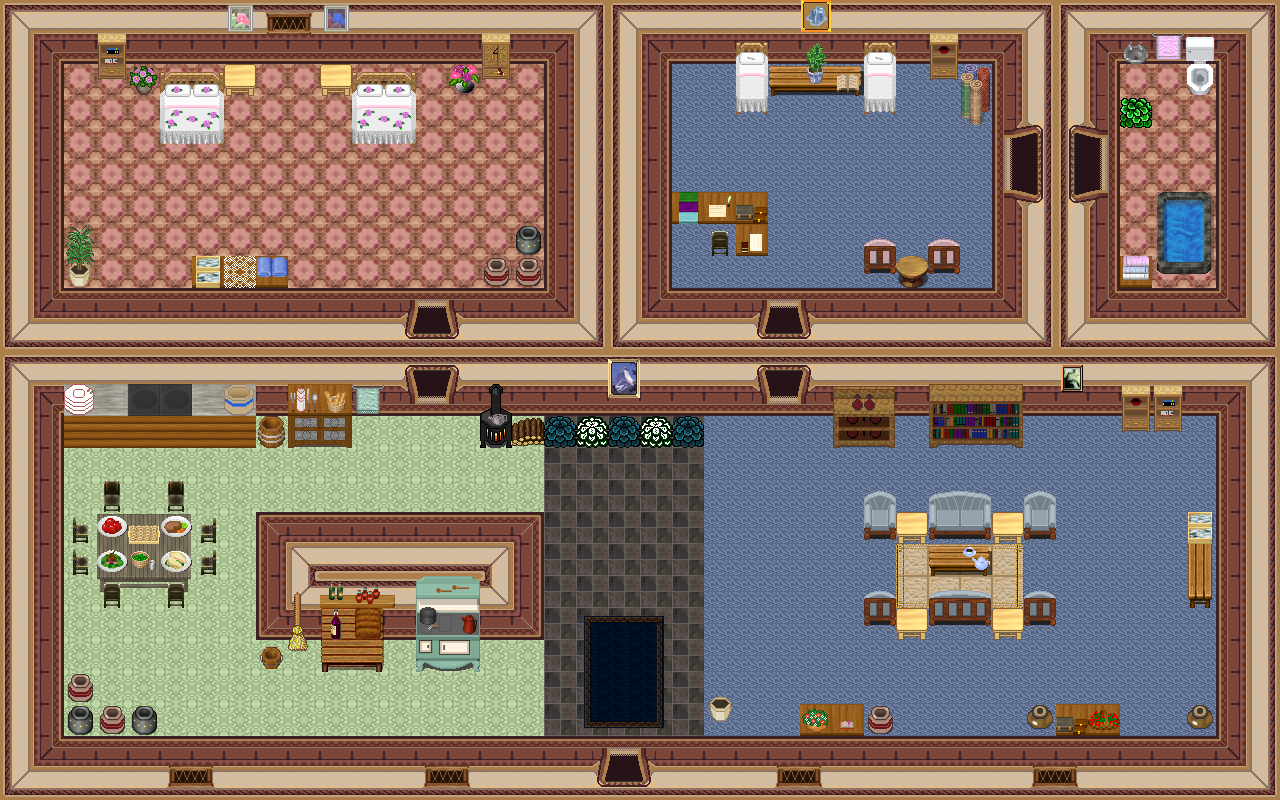

This is a level from a 2D game, rendered from its Tiled map with the project's own tilesets. A one-line summary and the map file follow, with tile-layer data summarised:
An orthogonal 40x25 tile map with 32x32 px tiles, 4 tile layers (0_floor, 1_terrain, 2_object, 3_roof), 3 hidden layers not drawn, 64 tilesets.

<map version="1.0" tiledversion="1.1.3" orientation="orthogonal" renderorder="right-down" width="40" height="25" tilewidth="32" tileheight="32" infinite="0" nextobjectid="1">
 <tileset firstgid="1" name="floor oriental tile" tilewidth="32" tileheight="32" tilecount="1" columns="1">
  <image source="../../tileset/ground/indoor/oriental_tan_tile.png" width="32" height="32" />
 </tileset>
 <tileset firstgid="2" name="carpet pink " tilewidth="32" tileheight="32" tilecount="12" columns="3">
  <image source="../../tileset/furniture/carpet/pink_rug.png" width="96" height="128" />
 </tileset>
 <tileset firstgid="14" name="wall red" tilewidth="32" tileheight="32" tilecount="16" columns="4">
  <image source="../../tileset/building/wall/int_wall_dark_red.png" width="128" height="128" />
 </tileset>
 <tileset firstgid="30" name="int red wall" tilewidth="32" tileheight="32" tilecount="16" columns="4">
  <image source="../../tileset/building/wall/int_wall_dark_red_corners.png" width="128" height="128" />
 </tileset>
 <tileset firstgid="46" name="int red wall corners" tilewidth="32" tileheight="32" tilecount="8" columns="2">
  <image source="../../tileset/building/wall/int_wall_dark_red_corners_2.png" width="64" height="128" />
 </tileset>
 <tileset firstgid="54" name="windows" tilewidth="32" tileheight="32" tilecount="16" columns="4">
  <image source="../../tileset/building/window/int_windows_dark_red.png" width="128" height="128" />
 </tileset>
 <tileset firstgid="70" name="dark red ns" tilewidth="32" tileheight="32" tilecount="12" columns="3">
  <image source="../../tileset/building/entrance/dark_red_ns.png" width="96" height="128" />
 </tileset>
 <tileset firstgid="82" name="brush" tilewidth="32" tileheight="32" tilecount="3" columns="1">
  <image source="../../tileset/item/brush.png" width="32" height="96" />
 </tileset>
 <tileset firstgid="85" name="red wine" tilewidth="32" tileheight="32" tilecount="4" columns="2">
  <image source="../../tileset/item/drink/red_wine.png" width="64" height="64" />
 </tileset>
 <tileset firstgid="89" name="food meals 1" tilewidth="32" tileheight="32" tilecount="2" columns="2">
  <image source="../../tileset/item/food/meals_1.png" width="64" height="32" />
 </tileset>
 <tileset firstgid="91" name="food meals 2" tilewidth="32" tileheight="32" tilecount="2" columns="1">
  <image source="../../tileset/item/food/meals_2.png" width="32" height="64" />
 </tileset>
 <tileset firstgid="93" name="pot burgundy" tilewidth="32" tileheight="32" tilecount="1" columns="1">
  <image source="../../tileset/item/pot/pot_burgundy.png" width="32" height="32" />
 </tileset>
 <tileset firstgid="94" name="pot grey" tilewidth="32" tileheight="32" tilecount="1" columns="1">
  <image source="../../tileset/item/pot/pot_grey.png" width="32" height="32" />
 </tileset>
 <tileset firstgid="95" name="pot on stone" tilewidth="32" tileheight="32" tilecount="1" columns="1">
  <image source="../../tileset/item/pot/pot_on_stone.png" width="32" height="32" />
 </tileset>
 <tileset firstgid="96" name="carpets rug border" tilewidth="32" tileheight="32" tilecount="9" columns="3">
  <image source="../../tileset/furniture/carpet/rug_border.png" width="96" height="96" />
 </tileset>
 <tileset firstgid="105" name="dishes" tilewidth="32" tileheight="32" tilecount="6" columns="2">
  <image source="../../tileset/furniture/crockery/dishes.png" width="64" height="96" />
 </tileset>
 <tileset firstgid="111" name="dishes knife spoon" tilewidth="32" tileheight="32" tilecount="1" columns="1">
  <image source="../../tileset/furniture/crockery/knife_spoon.png" width="32" height="32" />
 </tileset>
 <tileset firstgid="112" name="pie safe" tilewidth="32" tileheight="32" tilecount="4" columns="2">
  <image source="../../tileset/furniture/kitchen/pie_safe.png" width="64" height="64" />
 </tileset>
 <tileset firstgid="116" name="stove" tilewidth="32" tileheight="32" tilecount="6" columns="2">
  <image source="../../tileset/furniture/kitchen/stove.png" width="64" height="96" />
 </tileset>
 <tileset firstgid="122" name="door" tilewidth="32" tileheight="32" tilecount="6" columns="3">
  <image source="../../tileset/building/door/door.png" width="96" height="64" />
 </tileset>
 <tileset firstgid="128" name="bench ns" tilewidth="32" tileheight="32" tilecount="3" columns="1">
  <image source="../../tileset/furniture/table/long_front_on.png" width="32" height="96" />
 </tileset>
 <tileset firstgid="131" name="shelfs" tilewidth="32" tileheight="32" tilecount="12" columns="3">
  <image source="../../tileset/furniture/shelve/pale_book_bottle_shelf.png" width="96" height="128" />
 </tileset>
 <tileset firstgid="143" name="sink" tilewidth="32" tileheight="32" tilecount="6" columns="2">
  <image source="../../tileset/furniture/sink/dark_front_on.png" width="64" height="96" />
 </tileset>
 <tileset firstgid="149" name="table wooden rectangular" tilewidth="32" tileheight="32" tilecount="9" columns="3">
  <image source="../../tileset/furniture/table/wooden_rectangular.png" width="96" height="96" />
 </tileset>
 <tileset firstgid="158" name="table square pale" tilewidth="32" tileheight="32" tilecount="1" columns="1">
  <image source="../../tileset/furniture/table/square_pale.png" width="32" height="32" />
 </tileset>
 <tileset firstgid="159" name="table with hob pale" tilewidth="32" tileheight="32" tilecount="3" columns="3">
  <image source="../../tileset/furniture/table/table_with_hob_pale.png" width="96" height="32" />
 </tileset>
 <tileset firstgid="162" name="flower baskets" tilewidth="32" tileheight="32" tilecount="3" columns="1">
  <image source="../../tileset/plant/indoor/flower_baskets.png" width="32" height="96" />
 </tileset>
 <tileset firstgid="165" name="book" tilewidth="32" tileheight="32" tilecount="4" columns="2">
  <image source="../../tileset/item/documents/book.png" width="64" height="64" />
 </tileset>
 <tileset firstgid="169" name="flower vase" tilewidth="32" tileheight="32" tilecount="3" columns="3">
  <image source="../../tileset/plant/indoor/flower_vase.png" width="96" height="32" />
 </tileset>
 <tileset firstgid="172" name="flowering plant" tilewidth="32" tileheight="32" tilecount="2" columns="2">
  <image source="../../tileset/plant/indoor/flowering_plant.png" width="64" height="32" />
 </tileset>
 <tileset firstgid="174" name="oriental plant" tilewidth="32" tileheight="32" tilecount="2" columns="1">
  <image source="../../tileset/plant/indoor/oriental_plant.png" width="32" height="64" />
 </tileset>
 <tileset firstgid="176" name="plant pot 1" tilewidth="32" tileheight="32" tilecount="12" columns="6">
  <image source="../../tileset/plant/indoor/pot_plant_1.png" width="192" height="64" />
 </tileset>
 <tileset firstgid="188" name="bench" tilewidth="32" tileheight="32" tilecount="3" columns="3">
  <image source="../../tileset/furniture/table/bench.png" width="96" height="32" />
 </tileset>
 <tileset firstgid="191" name="logic/collision" tilewidth="32" tileheight="32" tilecount="1" columns="1">
  <image source="../../tileset/logic/collision.png" width="32" height="32" />
 </tileset>
 <tileset firstgid="192" name="hosta" tilewidth="32" tileheight="32" tilecount="9" columns="3">
  <image source="../../tileset/plant/bush/hosta.png" width="96" height="96" />
 </tileset>
 <tileset firstgid="201" name="lace" tilewidth="32" tileheight="32" tilecount="2" columns="2">
  <image source="../../tileset/item/textile/lace.png" width="64" height="32" />
 </tileset>
 <tileset firstgid="203" name="towels" tilewidth="32" tileheight="32" tilecount="6" columns="6">
  <image source="../../tileset/item/textile/towels.png" width="192" height="32" />
 </tileset>
 <tileset firstgid="209" name="walls siding" tilewidth="32" tileheight="32" tilecount="16" columns="4">
  <image source="../../tileset/building/wall/walls_siding.png" width="128" height="128" />
 </tileset>
 <tileset firstgid="225" name="warmer" tilewidth="32" tileheight="32" tilecount="2" columns="1">
  <image source="../../tileset/furniture/kitchen/warmer.png" width="32" height="64" />
 </tileset>
 <tileset firstgid="227" name="barrel" tilewidth="32" tileheight="32" tilecount="2" columns="1">
  <image source="../../tileset/item/pot/barrel.png" width="32" height="64" />
 </tileset>
 <tileset firstgid="229" name="table wooden" tilewidth="32" tileheight="32" tilecount="1" columns="1">
  <image source="../../tileset/furniture/table/wooden.png" width="32" height="32" />
 </tileset>
 <tileset firstgid="230" name="shelfs 3" tilewidth="32" tileheight="32" tilecount="6" columns="3">
  <image source="../../tileset/furniture/shelve/bright_bookshelf_and_cupboard.png" width="96" height="64" />
 </tileset>
 <tileset firstgid="236" name="chairs 4 green gray" tilewidth="32" tileheight="32" tilecount="4" columns="2">
  <image source="../../tileset/furniture/chair/greenish_grey.png" width="64" height="64" />
 </tileset>
 <tileset firstgid="240" name="sofa chair blue" tilewidth="32" tileheight="32" tilecount="12" columns="3">
  <image source="../../tileset/furniture/chair/sofa_chair_blue.png" width="96" height="128" />
 </tileset>
 <tileset firstgid="252" name="sofa chair pink" tilewidth="32" tileheight="32" tilecount="12" columns="3">
  <image source="../../tileset/furniture/chair/sofa_chair_pink.png" width="96" height="128" />
 </tileset>
 <tileset firstgid="264" name="oil paintings" tilewidth="32" tileheight="32" tilecount="16" columns="4">
  <image source="../../tileset/furniture/picture/oil_paintings.png" width="128" height="128" />
 </tileset>
 <tileset firstgid="280" name="floor tiles" tilewidth="32" tileheight="32" tilecount="9" columns="3">
  <image source="../../tileset/ground/indoor/floor_tiles.png" width="96" height="96" />
 </tileset>
 <tileset firstgid="289" name="carpet dk blue" tilewidth="32" tileheight="32" tilecount="9" columns="3">
  <image source="../../tileset/furniture/carpet/dark_blue.png" width="96" height="96" />
 </tileset>
 <tileset firstgid="298" name="bathroom basin" tilewidth="32" tileheight="32" tilecount="3" columns="3">
  <image source="../../tileset/furniture/bathroom/basin.png" width="96" height="32" />
 </tileset>
 <tileset firstgid="301" name="bathroom toilet" tilewidth="32" tileheight="32" tilecount="6" columns="3">
  <image source="../../tileset/furniture/bathroom/toilet.png" width="96" height="64" />
 </tileset>
 <tileset firstgid="307" name="bottles and cups" tilewidth="32" tileheight="32" tilecount="16" columns="4">
  <image source="../../tileset/item/drink/bottles_and_cups.png" width="128" height="128" />
 </tileset>
 <tileset firstgid="323" name="bread" tilewidth="32" tileheight="32" tilecount="4" columns="4">
  <image source="../../tileset/item/food/bread.png" width="128" height="32" />
 </tileset>
 <tileset firstgid="327" name="blankets" tilewidth="32" tileheight="32" tilecount="12" columns="3">
  <image source="../../tileset/item/textile/blankets.png" width="96" height="128" />
 </tileset>
 <tileset firstgid="339" name="books" tilewidth="32" tileheight="32" tilecount="4" columns="2">
  <image source="../../tileset/item/documents/books.png" width="64" height="64" />
 </tileset>
 <tileset firstgid="343" name="boxes" tilewidth="32" tileheight="32" tilecount="4" columns="2">
  <image source="../../tileset/item/boxes.png" width="64" height="64" />
 </tileset>
 <tileset firstgid="347" name="table gray plain" tilewidth="32" tileheight="32" tilecount="9" columns="3">
  <image source="../../tileset/furniture/table/grey_plain.png" width="96" height="96" />
 </tileset>
 <tileset firstgid="356" name="detail ns" tilewidth="32" tileheight="32" tilecount="12" columns="3">
  <image source="../../tileset/building/entrance/dark_red_ns_detail.png" width="96" height="128" />
 </tileset>
 <tileset firstgid="368" name="logic/item/sheepfood" tilewidth="32" tileheight="32" tilecount="1" columns="1">
  <image source="../../tileset/logic/item/sheepfood.png" width="32" height="32" />
 </tileset>
 <tileset firstgid="369" name="Untitled" tilewidth="32" tileheight="32" tilecount="16" columns="4">
  <image source="../../tileset/building/entrance/dark_red_ew_wide.png" width="128" height="128" />
 </tileset>
 <tileset firstgid="385" name="Untitled" tilewidth="32" tileheight="32" tilecount="16" columns="4">
  <image source="../../tileset/building/entrance/dark_red_ew_wide_details.png" width="128" height="128" />
 </tileset>
 <tileset firstgid="401" name="mtpot" tilewidth="32" tileheight="32" tilecount="3" columns="1">
  <image source="../../tileset/item/pot/empty_pot.png" width="32" height="96" />
 </tileset>
 <tileset firstgid="404" name="double_pink_roses" tilewidth="32" tileheight="32" tilecount="18" columns="6">
  <image source="../../tileset/furniture/bed/double_pink_roses.png" width="192" height="96" />
 </tileset>
 <tileset firstgid="422" name="single_white_pink" tilewidth="32" tileheight="32" tilecount="9" columns="3">
  <image source="../../tileset/furniture/bed/single_white_pink.png" width="96" height="96" />
 </tileset>
 <tileset firstgid="431" name="item/firewood" tilewidth="32" tileheight="32" tilecount="12" columns="3">
  <image source="../../tileset/item/firewood.png" width="96" height="128" />
 </tileset>
 <layer name="0_floor" width="40" height="25">
  <data>[1000 cells, 572 non-empty, 9 distinct tile ids]</data>
 </layer>
 <layer name="1_terrain" width="40" height="25">
  <data>[1000 cells, 604 non-empty, 135 distinct tile ids]</data>
 </layer>
 <layer name="2_object" width="40" height="25">
  <data>[1000 cells, 97 non-empty, 72 distinct tile ids]</data>
 </layer>
 <layer name="3_roof" width="40" height="25">
  <data>[1000 cells, 45 non-empty, 30 distinct tile ids]</data>
 </layer>
 <layer name="objects" width="40" height="25" visible="0">
  <data>[1000 cells, 2 non-empty, 1 distinct tile ids]</data>
 </layer>
 <layer name="collision" width="40" height="25" visible="0" opacity="0.35">
  <data>[1000 cells, 573 non-empty, 1 distinct tile ids]</data>
 </layer>
 <layer name="protection" width="40" height="25" visible="0">
  <data>[1000 cells, 0 non-empty, 0 distinct tile ids]</data>
 </layer>
</map>
